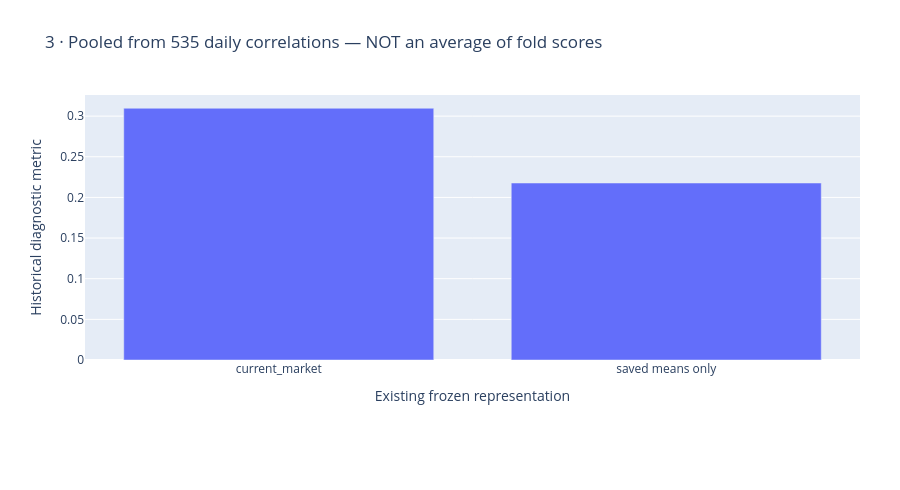

Notebook source saved alongside this figure:
### Markdown cell above
## Pooled evidence

### Code cell
figures[2].show()

### Figure 1 — Plotly figure (JSON) as saved in the notebook; plotly's stock layout.template omitted (floating-point values rounded to 4 significant figures)
{"data": [{"type": "bar", "x": ["current_market", "saved means only"], "y": [0.3097, 0.2177]}], "layout": {"height": 490, "legend": {"orientation": "h", "y": -0.35}, "margin": {"b": 130, "l": 85, "r": 40, "t": 95}, "title": {"text": "3 · Pooled from 535 daily correlations — NOT an average of fold scores"}, "xaxis": {"title": {"text": "Existing frozen representation"}}, "yaxis": {"title": {"text": "Historical diagnostic metric"}}}}
